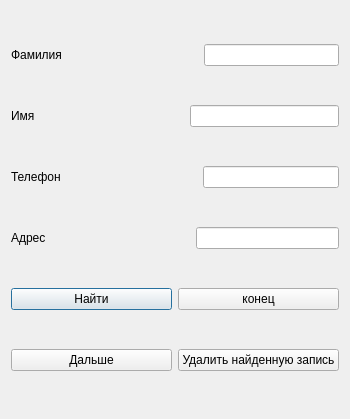
<?xml version="1.0" encoding="UTF-8"?>
<ui version="4.0">
 <class>seach_note</class>
 <widget class="QDialog" name="seach_note">
  <property name="geometry">
   <rect>
    <x>0</x>
    <y>0</y>
    <width>350</width>
    <height>419</height>
   </rect>
  </property>
  <property name="windowTitle">
   <string>Dialog</string>
  </property>
  <layout class="QVBoxLayout" name="verticalLayout">
   <item>
    <layout class="QHBoxLayout" name="horizontalLayout">
     <item>
      <widget class="QLabel" name="label">
       <property name="text">
        <string>Фамилия</string>
       </property>
      </widget>
     </item>
     <item>
      <spacer name="horizontalSpacer">
       <property name="orientation">
        <enum>Qt::Orientation::Horizontal</enum>
       </property>
       <property name="sizeHint" stdset="0">
        <size>
         <width>40</width>
         <height>20</height>
        </size>
       </property>
      </spacer>
     </item>
     <item>
      <widget class="QLineEdit" name="lineEdit"/>
     </item>
    </layout>
   </item>
   <item>
    <layout class="QHBoxLayout" name="horizontalLayout_2">
     <item>
      <widget class="QLabel" name="label_2">
       <property name="text">
        <string>Имя</string>
       </property>
      </widget>
     </item>
     <item>
      <spacer name="horizontalSpacer_2">
       <property name="orientation">
        <enum>Qt::Orientation::Horizontal</enum>
       </property>
       <property name="sizeHint" stdset="0">
        <size>
         <width>40</width>
         <height>20</height>
        </size>
       </property>
      </spacer>
     </item>
     <item>
      <widget class="QLineEdit" name="lineEdit_2"/>
     </item>
    </layout>
   </item>
   <item>
    <layout class="QHBoxLayout" name="horizontalLayout_3">
     <item>
      <widget class="QLabel" name="label_3">
       <property name="text">
        <string>Телефон</string>
       </property>
      </widget>
     </item>
     <item>
      <spacer name="horizontalSpacer_3">
       <property name="orientation">
        <enum>Qt::Orientation::Horizontal</enum>
       </property>
       <property name="sizeHint" stdset="0">
        <size>
         <width>40</width>
         <height>20</height>
        </size>
       </property>
      </spacer>
     </item>
     <item>
      <widget class="QLineEdit" name="lineEdit_3"/>
     </item>
    </layout>
   </item>
   <item>
    <layout class="QHBoxLayout" name="horizontalLayout_4">
     <item>
      <widget class="QLabel" name="label_4">
       <property name="text">
        <string>Адрес</string>
       </property>
      </widget>
     </item>
     <item>
      <spacer name="horizontalSpacer_4">
       <property name="orientation">
        <enum>Qt::Orientation::Horizontal</enum>
       </property>
       <property name="sizeHint" stdset="0">
        <size>
         <width>40</width>
         <height>20</height>
        </size>
       </property>
      </spacer>
     </item>
     <item>
      <widget class="QLineEdit" name="lineEdit_4"/>
     </item>
    </layout>
   </item>
   <item>
    <layout class="QHBoxLayout" name="horizontalLayout_5">
     <item>
      <widget class="QPushButton" name="pushButton">
       <property name="text">
        <string>Найти</string>
       </property>
      </widget>
     </item>
     <item>
      <widget class="QPushButton" name="pushButton_3">
       <property name="text">
        <string>конец</string>
       </property>
      </widget>
     </item>
    </layout>
   </item>
   <item>
    <layout class="QHBoxLayout" name="horizontalLayout_6">
     <item>
      <widget class="QPushButton" name="pushButton_4">
       <property name="text">
        <string>Дальше</string>
       </property>
      </widget>
     </item>
     <item>
      <widget class="QPushButton" name="pushButton_2">
       <property name="text">
        <string>Удалить найденную запись</string>
       </property>
      </widget>
     </item>
    </layout>
   </item>
  </layout>
 </widget>
 <resources/>
 <connections>
  <connection>
   <sender>pushButton_3</sender>
   <signal>clicked()</signal>
   <receiver>seach_note</receiver>
   <slot>close()</slot>
   <hints>
    <hint type="sourcelabel">
     <x>258</x>
     <y>310</y>
    </hint>
    <hint type="destinationlabel">
     <x>174</x>
     <y>209</y>
    </hint>
   </hints>
  </connection>
 </connections>
</ui>
